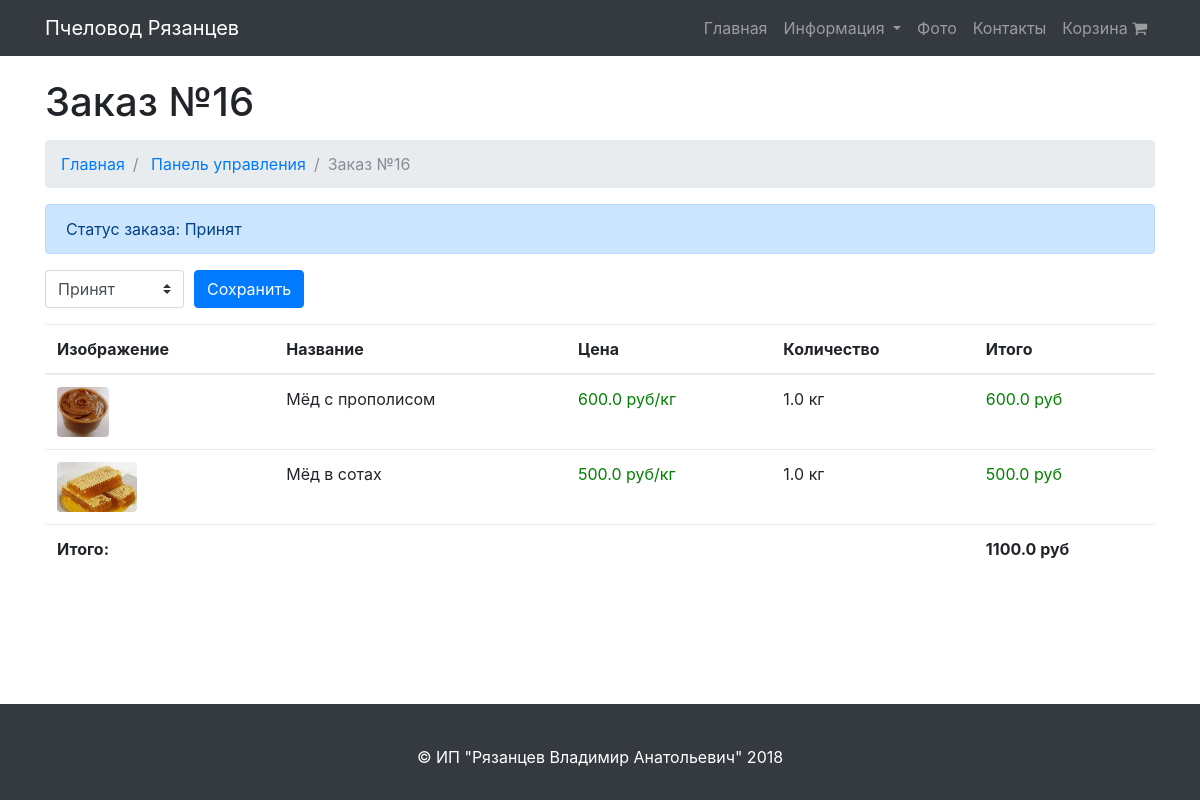
/control/order/16/, run on the app's committed database.
### store/models.py (models this page shows, shortened)
class Order(models.Model):
    accepted = 'Принят'
    execution = 'Исполнение'
    executed = 'Исполнен'
    canceled = 'Отменён'
    status_classifier = (
        (accepted, 'Принят'),
        (execution, 'Исполнение'),
        (executed, 'Исполнен'),
        (canceled, 'Отменён'),
    )
    uuid = models.UUIDField(default=uuid.uuid4, editable=False)
    email = models.EmailField(blank=True, null=True)
    phone = models.CharField(max_length=20)
    date = models.DateTimeField(default=timezone.now)
    status = models.CharField(max_length=10, choices=status_classifier, default=accepted)

class OrderItem(models.Model):
    product = models.ForeignKey(Product)
    quantity = models.FloatField()
    order = models.ForeignKey(Order)

class Product(models.Model):
    kg = 'кг'
    pcs = 'шт'
    measure_classifier = (
        (kg, 'кг'),
        (pcs, 'шт'),
    )
    photo = models.ImageField(upload_to="images")
    name = models.CharField(max_length=500)
    short_description = models.TextField()
    description = models.TextField()
    price = models.FloatField()
    measure = models.CharField(max_length=10, choices=measure_classifier, default=kg)
    in_stock = models.BooleanField(default=True)

### control_panel/views.py (the view)
# urls.py: url(r'^control/order/(?P<id>\d+)/$', views.control_order, name='control_order'),
def control_order(request, id):
    order = Order.objects.get(id=id)
    order_item_list = OrderItem.objects.filter(order=order)
    sum_order = 0
    for item in order_item_list:
        sum_order += item.quantity * item.product.price
    return render(
        request,
        "control_panel/order.html",
        {
            "order": order,
            "order_item_list": order_item_list,
            "sum_order": sum_order,
        }
    )

### store/templatetags/poll_extras.py (called while the page is built)
@register.filter
def mul(value, arg):
    try:
        value = float(value)
        arg = float(arg)
        if arg: return value * arg
    except:
        pass
    return ''

### templates/control_panel/order.html (shortened to what this page needs)
{% extends "base.html" %}
{% load poll_extras %}
{% block content %}
    <div class="container">
        <h1 class="mt-4 mb-3">Заказ №{{ order.id }}
        </h1>
        <ol class="breadcrumb">
            <li class="breadcrumb-item">
                <a href="{% url "index" %}">Главная</a>
            </li>
            <li class="breadcrumb-item">
                <a href="{% url "control" %}">Панель управления</a>
            </li>
            <li class="breadcrumb-item active">Заказ №{{ order.id }}</li>
        </ol>
        {% if order.status == 'Принят' or order.status == 'Исполнение' %}
            <div class="alert alert-primary" role="alert">
                Статус заказа: {{ order.status }}
            </div>
        {% elif order.status == 'Исполнен' %}
            <div class="alert alert-success" role="alert">
                Статус заказа: {{ order.status }}
            </div>
        {% elif order.status == 'Отменён' %}
            <div class="alert alert-danger" role="alert">
                Статус заказа: {{ order.status }}
            </div>
        {% endif %}
        <form action="{% url "change_order_status" id=order.id %}" method="post">
            <div class="input-group mb-3">
                <select name="status" class="custom-select" id="inputSelectStatus">
                    <option value="Принят" {% if order.status == 'Принят' %}selected{% endif %}>Принят</option>
                </select>
                <div class="input-group-append" style="margin-left: 10px">
                    <a>
                        <button class="btn btn-primary" type="submit">Сохранить</button>
                    </a>
                </div>
            </div>
        </form>
        <table class="table table-hover">
            <thead>
            <tr>
                <th>Изображение</th>
                <th>Название</th>
                <th>Цена</th>
                <th>Количество</th>
                <th>Итого</th>
            </tr>
            </thead>
            <tbody>
            {% for item in order_item_list %}
                <tr>
                    <td>
                        <a href="#">
                            <img height="50px" class="rounded mb-3 mb-md-0" src="{{ item.product.photo.url }}" alt="">
                        </a>
                    </td>
                    <td>{{ item.product.name }}</td>
                    <td><span style="color: green; ">{{ item.product.price }} руб/{{ item.product.measure }}</span></td>
                    <td>
                        {{ item.quantity }} {{ item.product.measure }}
                    </td>
                    <td>
                        <span style="color: green; ">{{ item.quantity|mul:item.product.price }} руб</span>
                    </td>
                </tr>
            {% endfor %}
            </tbody>
            <tfoot>
            <tr>
                <td><b>Итого:</b></td>
                <td></td>
                <td></td>
                <td></td>
                <td><b>{{ sum_order }} руб</b></td>
            </tr>
            </tfoot>
        </table>
    </div>
{% endblock %}

### static/css/modern-business.css (style rules this page uses)
body { padding-top: 54px; }
@media (min-width: 992px) { body { padding-top: 56px; } }

### static/css/style.css (style rules this page uses)
html { position: relative; min-height: 100%; }
body { margin-bottom: 100px; }

### data on the page
Order: id "16", status "Принят"
OrderItem: product.photo (picture), product.name "Мёд с прополисом", product.price "600.0", product.measure "кг", quantity "1.0", quantity|mul "600.0"
OrderItem: product.photo (picture), product.name "Мёд в сотах", product.price "500.0", product.measure "кг", quantity "1.0", quantity|mul "500.0"

### other printed values
{{ sum_order }} "1100.0"
